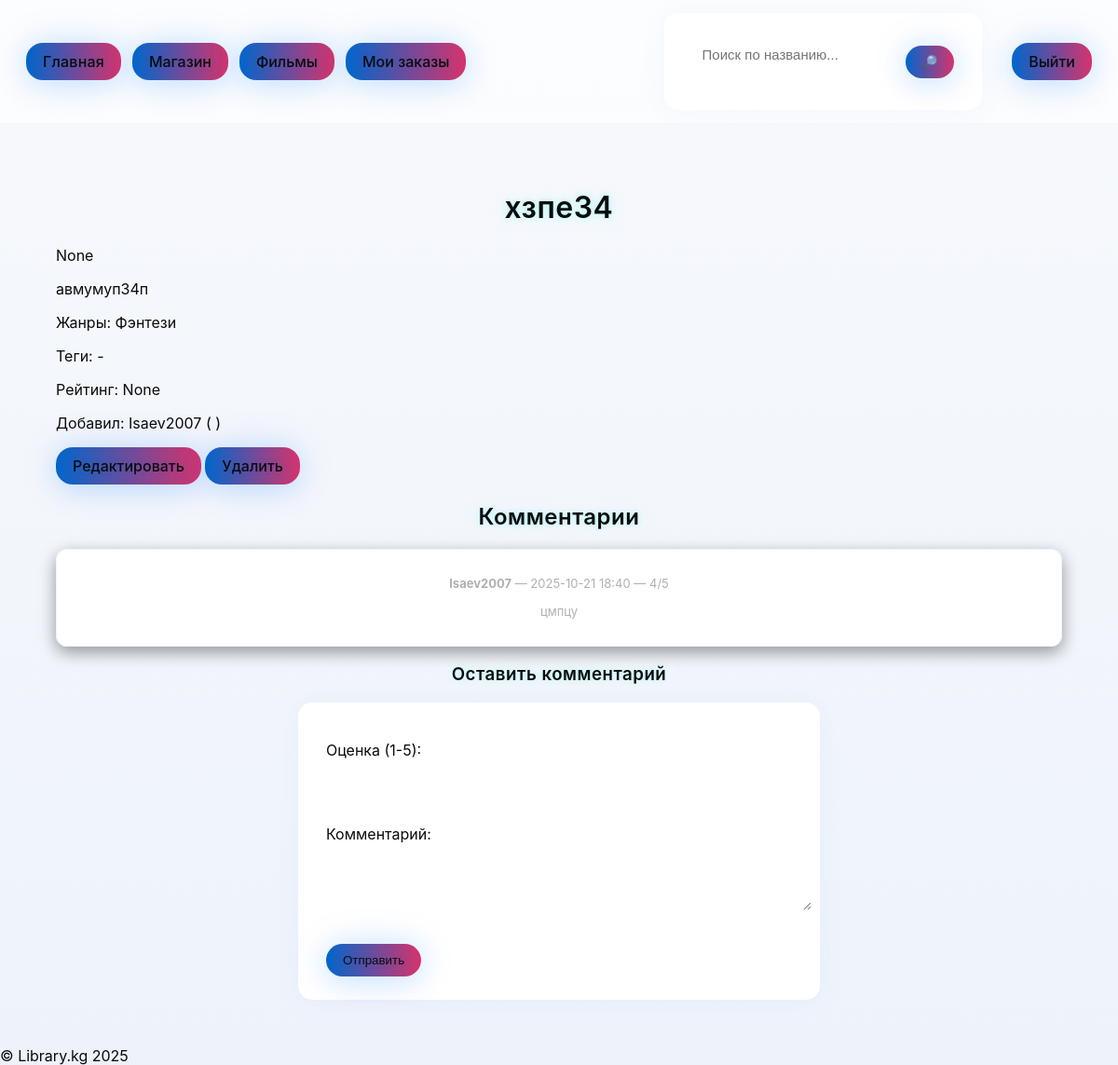
Before: /cineboard/movies/3/ (signed in) with the older database file.
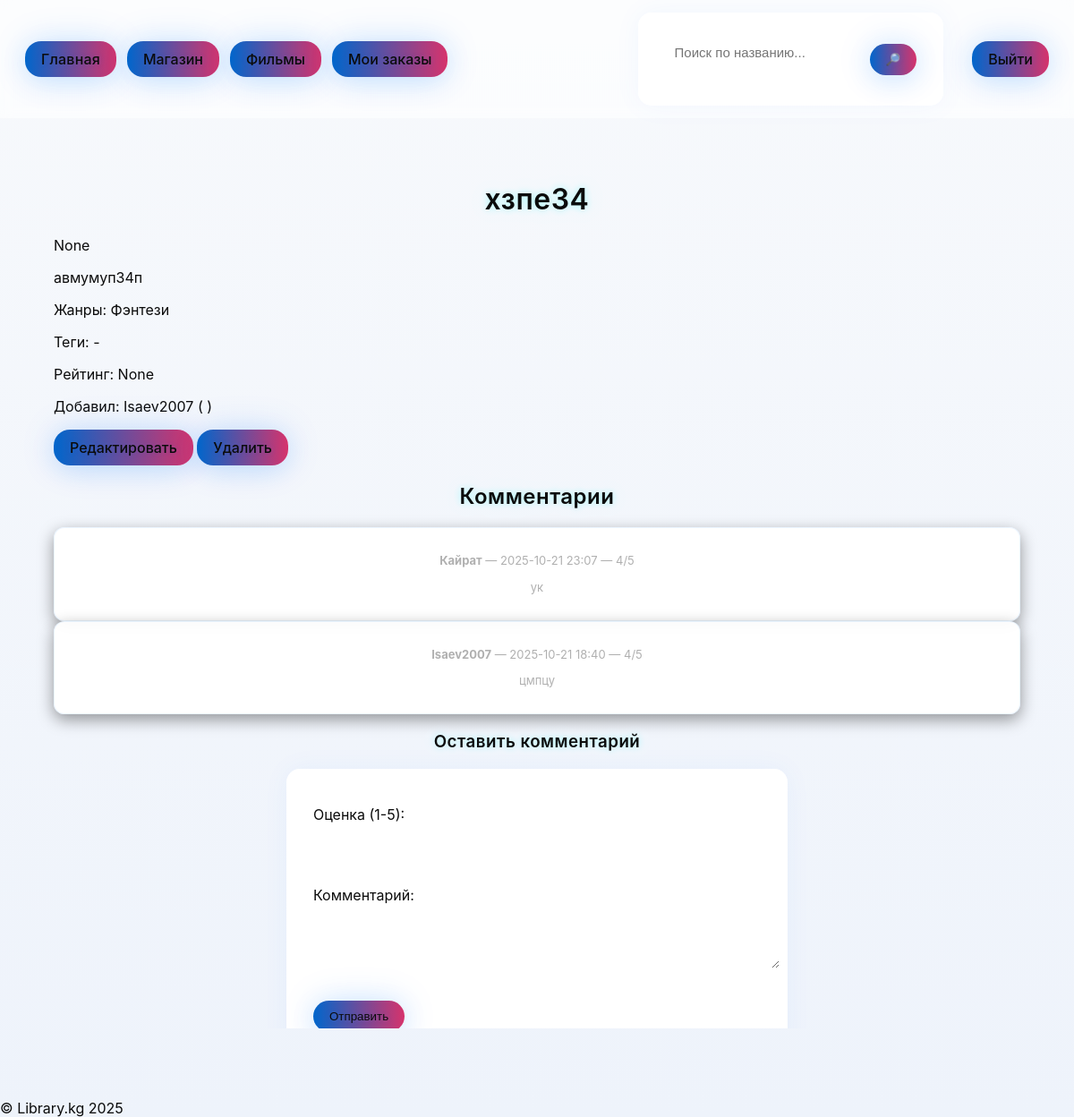
After: the same page with the newer database file.
### CineBoard/models.py (models this page shows, shortened)
class Genre(models.Model):
    name = models.CharField(max_length=100, unique=True, verbose_name='Жанр')
    class Meta:
        verbose_name = 'Жанр'
        verbose_name_plural = 'Жанры'

class MovieComment(models.Model):
    movie = models.ForeignKey(Movie, on_delete=models.CASCADE, related_name='comments')
    user = models.ForeignKey(settings.AUTH_USER_MODEL, on_delete=models.CASCADE, related_name='movie_comments')
    rating = models.IntegerField(null=True, blank=True, verbose_name='Оценка (1-5)')
    text = models.TextField(verbose_name='Комментарий')
    created_at = models.DateTimeField(auto_now_add=True)
    class Meta:
        ordering = ['-created_at']
        verbose_name = 'Комментарий к фильму'
        verbose_name_plural = 'Комментарии к фильмам'

### accounts/models.py (models this page shows)
class CustomUser(AbstractUser):
    middle_name = models.CharField("Отчество", max_length=150, blank=True)
    date_of_birth = models.DateField("Дата рождения", null=True, blank=True)
    phone_number = models.CharField("Телефон", max_length=20, blank=True)
    city = models.CharField("Город", max_length=100, blank=True)
    education = models.CharField("Образование", max_length=255, blank=True)
    position_applied = models.CharField("Должность", max_length=255, blank=True)
    experience_years = models.PositiveIntegerField("Опыт работы (лет)", default=0)
    github_link = models.URLField("GitHub", blank=True)
    portfolio_link = models.URLField("Портфолио", blank=True)
    def __str__(self):
        return f"{self.username} ({self.first_name} {self.last_name})"

### CineBoard/views.py (the view, shortened to what this page needs)
# urls.py: path('movies/<int:id>/', views.MovieDetailView.as_view(), name='movie_detail'),
class MovieDetailView(DetailView):
    model = models.Movie
    template_name = 'cineboard/movie_detail.html'
    pk_url_kwarg = 'id'
    context_object_name = 'movie'
    def get_context_data(self, **kwargs):
        ctx = super().get_context_data(**kwargs)
        ctx['comments'] = self.object.comments.select_related('user').all()
        ctx['comment_form'] = MovieCommentForm()
        return ctx

### CineBoard/forms.py
class MovieCommentForm(forms.ModelForm):
    class Meta:
        model = MovieComment
        fields = ['rating', 'text']
        widgets = {
            'rating': forms.NumberInput(attrs={'min':1, 'max':5}),
            'text': forms.Textarea(attrs={'rows':3}),
        }

### templates/cineboard/movie_detail.html (shortened to what this page needs)
{% extends 'base.html' %}
{% load static %}
{% block content %}
<div class="container">
  <h1>{{ movie.title }}</h1>
  <p>{{ movie.release_date }}</p>
  <p>{{ movie.description }}</p>
  <p>Жанры: {% for g in movie.genres.all %}{{ g.name }}{% if not forloop.last %}, {% endif %}{% empty %}-{% endfor %}</p>
  <p>Теги: {% for t in movie.tags.all %}{{ t.name }}{% if not forloop.last %}, {% endif %}{% empty %}-{% endfor %}</p>
  <p>Рейтинг: {{ movie.rating }}</p>
  <p>Добавил: {{ movie.created_by }}</p>
  <a class="btn" href="{% url 'cineboard:movie_edit' id=movie.id %}">Редактировать</a>
  <a class="btn" href="{% url 'cineboard:movie_delete' id=movie.id %}">Удалить</a>
</div>
<div class="container" style="margin-top:20px;">
  <h2>Комментарии</h2>
  {% for c in comments %}
    <div class="card">
      <p><strong>{{ c.user.username }}</strong> — {{ c.created_at|date:"Y-m-d H:i" }} — {% if c.rating %}{{ c.rating }}/5{% endif %}</p>
      <p>{{ c.text }}</p>
    </div>
  {% empty %}
    <p>Комментариев пока нет.</p>
  {% endfor %}
  {% if user.is_authenticated %}
    <h3>Оставить комментарий</h3>
    <form method="post">
      {{ comment_form.as_p }}
      <button class="btn" type="submit">Отправить</button>
    </form>
  {% else %}
    <p><a href="{% url 'cineboard:login' %}">Войдите</a>, чтобы оставить комментарий.</p>
  {% endif %}
</div>
{% endblock %}

Changed rows visible on the page:
added MovieComment: user.username "Кайрат", created_at "2025-10-21 23:07", rating "4", text "ук"
